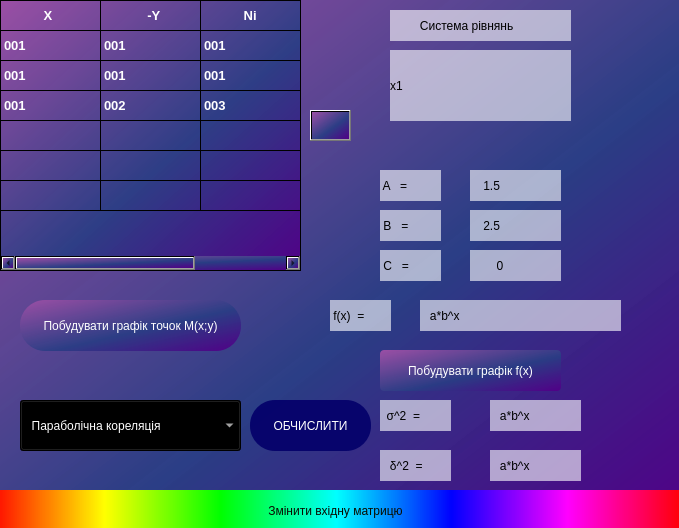
<?xml version="1.0" encoding="UTF-8"?>
<ui version="4.0">
 <class>Dialog</class>
 <widget class="QDialog" name="Dialog">
  <property name="geometry">
   <rect>
    <x>0</x>
    <y>0</y>
    <width>679</width>
    <height>528</height>
   </rect>
  </property>
  <property name="windowTitle">
   <string>Dialog</string>
  </property>
  <property name="styleSheet">
   <string notr="true">background-color: qlineargradient(spread:pad, x1:1, y1:1, x2:0, y2:0, stop:0 rgba(81, 0, 135, 255), stop:0.427447 rgba(41, 61, 132, 235), stop:1 rgba(155, 79, 165, 255));</string>
  </property>
  <widget class="QTableWidget" name="Table">
   <property name="geometry">
    <rect>
     <x>0</x>
     <y>0</y>
     <width>301</width>
     <height>271</height>
    </rect>
   </property>
   <property name="font">
    <font>
     <pointsize>10</pointsize>
     <bold>true</bold>
    </font>
   </property>
   <property name="layoutDirection">
    <enum>Qt::LeftToRight</enum>
   </property>
   <property name="autoFillBackground">
    <bool>false</bool>
   </property>
   <property name="styleSheet">
    <string notr="true">background-color: qlineargradient(spread:pad, x1:1, y1:1, x2:0, y2:0, stop:0 rgba(81, 0, 135, 255), stop:0.427447 rgba(41, 61, 132, 235), stop:1 rgba(155, 79, 165, 255));
color:rgb(255, 255, 255)

</string>
   </property>
   <attribute name="horizontalHeaderVisible">
    <bool>false</bool>
   </attribute>
   <attribute name="horizontalHeaderCascadingSectionResizes">
    <bool>false</bool>
   </attribute>
   <attribute name="verticalHeaderVisible">
    <bool>false</bool>
   </attribute>
   <row>
    <property name="text">
     <string>1</string>
    </property>
   </row>
   <row>
    <property name="text">
     <string>3</string>
    </property>
   </row>
   <row>
    <property name="text">
     <string>2</string>
    </property>
   </row>
   <row>
    <property name="text">
     <string>2</string>
    </property>
   </row>
   <row>
    <property name="text">
     <string>3</string>
    </property>
   </row>
   <row>
    <property name="text">
     <string>4</string>
    </property>
   </row>
   <row>
    <property name="text">
     <string>5</string>
    </property>
   </row>
   <column>
    <property name="text">
     <string>X</string>
    </property>
    <property name="font">
     <font>
      <pointsize>10</pointsize>
      <bold>true</bold>
     </font>
    </property>
    <property name="background">
     <color>
      <red>90</red>
      <green>255</green>
      <blue>178</blue>
     </color>
    </property>
   </column>
   <column>
    <property name="text">
     <string>-Y</string>
    </property>
    <property name="font">
     <font>
      <pointsize>10</pointsize>
      <bold>true</bold>
     </font>
    </property>
    <property name="background">
     <color>
      <red>208</red>
      <green>208</green>
      <blue>208</blue>
     </color>
    </property>
   </column>
   <column>
    <property name="text">
     <string>Ni</string>
    </property>
    <property name="font">
     <font>
      <pointsize>10</pointsize>
      <bold>true</bold>
     </font>
    </property>
    <property name="background">
     <color>
      <red>208</red>
      <green>208</green>
      <blue>208</blue>
     </color>
    </property>
   </column>
   <item row="0" column="0">
    <property name="text">
     <string>           X</string>
    </property>
    <property name="font">
     <font>
      <pointsize>10</pointsize>
      <bold>true</bold>
     </font>
    </property>
    <property name="background">
     <brush brushstyle="NoBrush">
      <color alpha="255">
       <red>255</red>
       <green>255</green>
       <blue>255</blue>
      </color>
     </brush>
    </property>
    <property name="foreground">
     <brush brushstyle="NoBrush">
      <color alpha="255">
       <red>255</red>
       <green>255</green>
       <blue>255</blue>
      </color>
     </brush>
    </property>
   </item>
   <item row="0" column="1">
    <property name="text">
     <string>            -Y</string>
    </property>
   </item>
   <item row="0" column="2">
    <property name="text">
     <string>           Ni</string>
    </property>
   </item>
   <item row="1" column="0">
    <property name="text">
     <string>001</string>
    </property>
   </item>
   <item row="1" column="1">
    <property name="text">
     <string>001</string>
    </property>
   </item>
   <item row="1" column="2">
    <property name="text">
     <string>001</string>
    </property>
   </item>
   <item row="2" column="0">
    <property name="text">
     <string>001</string>
    </property>
   </item>
   <item row="2" column="1">
    <property name="text">
     <string>001</string>
    </property>
   </item>
   <item row="2" column="2">
    <property name="text">
     <string>001</string>
    </property>
   </item>
   <item row="3" column="0">
    <property name="text">
     <string>001</string>
    </property>
    <property name="font">
     <font>
      <pointsize>10</pointsize>
      <bold>true</bold>
     </font>
    </property>
   </item>
   <item row="3" column="1">
    <property name="text">
     <string>002</string>
    </property>
    <property name="font">
     <font>
      <pointsize>10</pointsize>
      <bold>true</bold>
     </font>
    </property>
   </item>
   <item row="3" column="2">
    <property name="text">
     <string>003</string>
    </property>
    <property name="font">
     <font>
      <pointsize>10</pointsize>
      <bold>true</bold>
     </font>
    </property>
   </item>
  </widget>
  <widget class="QLabel" name="equation_label">
   <property name="geometry">
    <rect>
     <x>390</x>
     <y>10</y>
     <width>181</width>
     <height>31</height>
    </rect>
   </property>
   <property name="styleSheet">
    <string notr="true">background-color: rgba(255, 255, 255,155);
font: 700 10pt &quot;Script MT Bold&quot;;


</string>
   </property>
   <property name="text">
    <string>         Система рівнянь </string>
   </property>
  </widget>
  <widget class="QLabel" name="equations">
   <property name="geometry">
    <rect>
     <x>390</x>
     <y>50</y>
     <width>181</width>
     <height>71</height>
    </rect>
   </property>
   <property name="styleSheet">
    <string notr="true">background-color: rgba(255, 255, 255,155);
font: 10pt &quot;Segoe UI&quot;;



</string>
   </property>
   <property name="text">
    <string>x1 </string>
   </property>
  </widget>
  <widget class="QLabel" name="A_">
   <property name="geometry">
    <rect>
     <x>380</x>
     <y>170</y>
     <width>61</width>
     <height>31</height>
    </rect>
   </property>
   <property name="styleSheet">
    <string notr="true">background-color: rgba(255, 255, 255,155);
font: 700 11pt &quot;Segoe UI&quot;;




</string>
   </property>
   <property name="text">
    <string> A   =</string>
   </property>
  </widget>
  <widget class="QLabel" name="A_value">
   <property name="geometry">
    <rect>
     <x>470</x>
     <y>170</y>
     <width>91</width>
     <height>31</height>
    </rect>
   </property>
   <property name="styleSheet">
    <string notr="true">background-color: rgba(255, 255, 255,155);
font: 700 11pt &quot;Segoe UI&quot;;



</string>
   </property>
   <property name="text">
    <string>    1.5</string>
   </property>
  </widget>
  <widget class="QLabel" name="B_value">
   <property name="geometry">
    <rect>
     <x>470</x>
     <y>210</y>
     <width>91</width>
     <height>31</height>
    </rect>
   </property>
   <property name="styleSheet">
    <string notr="true">background-color: rgba(255, 255, 255,155);
font: 700 11pt &quot;Segoe UI&quot;;



</string>
   </property>
   <property name="text">
    <string>    2.5</string>
   </property>
  </widget>
  <widget class="QLabel" name="B_">
   <property name="geometry">
    <rect>
     <x>380</x>
     <y>210</y>
     <width>61</width>
     <height>31</height>
    </rect>
   </property>
   <property name="styleSheet">
    <string notr="true">background-color: rgba(255, 255, 255,155);
font: 700 11pt &quot;Segoe UI&quot;;




</string>
   </property>
   <property name="text">
    <string> B   =</string>
   </property>
  </widget>
  <widget class="QLabel" name="fx">
   <property name="geometry">
    <rect>
     <x>330</x>
     <y>300</y>
     <width>61</width>
     <height>31</height>
    </rect>
   </property>
   <property name="styleSheet">
    <string notr="true">background-color: rgba(255, 255, 255,155);
font: 700 11pt &quot;Segoe UI&quot;;




</string>
   </property>
   <property name="text">
    <string> f(x)  =</string>
   </property>
  </widget>
  <widget class="QLabel" name="fx_value">
   <property name="geometry">
    <rect>
     <x>420</x>
     <y>300</y>
     <width>201</width>
     <height>31</height>
    </rect>
   </property>
   <property name="styleSheet">
    <string notr="true">background-color: rgba(255, 255, 255,155);
font: 700 11pt &quot;Segoe UI&quot;;



</string>
   </property>
   <property name="text">
    <string>   a*b^x</string>
   </property>
  </widget>
  <widget class="QLabel" name="sigma">
   <property name="geometry">
    <rect>
     <x>380</x>
     <y>400</y>
     <width>71</width>
     <height>31</height>
    </rect>
   </property>
   <property name="styleSheet">
    <string notr="true">background-color: rgba(255, 255, 255,155);
font: 700 11pt &quot;Segoe UI&quot;;




</string>
   </property>
   <property name="text">
    <string>  σ^2  =</string>
   </property>
  </widget>
  <widget class="QLabel" name="delta">
   <property name="geometry">
    <rect>
     <x>380</x>
     <y>450</y>
     <width>71</width>
     <height>31</height>
    </rect>
   </property>
   <property name="styleSheet">
    <string notr="true">background-color: rgba(255, 255, 255,155);
font: 700 11pt &quot;Segoe UI&quot;;




</string>
   </property>
   <property name="text">
    <string>   δ^2  =</string>
   </property>
  </widget>
  <widget class="QLabel" name="sigma_value">
   <property name="geometry">
    <rect>
     <x>490</x>
     <y>400</y>
     <width>91</width>
     <height>31</height>
    </rect>
   </property>
   <property name="styleSheet">
    <string notr="true">background-color: rgba(255, 255, 255,155);
font: 700 11pt &quot;Segoe UI&quot;;



</string>
   </property>
   <property name="text">
    <string>   a*b^x</string>
   </property>
  </widget>
  <widget class="QLabel" name="delta_value">
   <property name="geometry">
    <rect>
     <x>490</x>
     <y>450</y>
     <width>91</width>
     <height>31</height>
    </rect>
   </property>
   <property name="styleSheet">
    <string notr="true">background-color: rgba(255, 255, 255,155);
font: 700 11pt &quot;Segoe UI&quot;;



</string>
   </property>
   <property name="text">
    <string>   a*b^x</string>
   </property>
  </widget>
  <widget class="QPushButton" name="Graphic1">
   <property name="geometry">
    <rect>
     <x>20</x>
     <y>300</y>
     <width>221</width>
     <height>51</height>
    </rect>
   </property>
   <property name="styleSheet">
    <string notr="true">border-color: rgb(255, 255, 255);
border-radius: 25px;
font: 700 8pt &quot;Georgia&quot;;
color: rgb(255, 255, 255);</string>
   </property>
   <property name="text">
    <string>Побудувати графік точок M(x;y)</string>
   </property>
  </widget>
  <widget class="QPushButton" name="Graphic2">
   <property name="geometry">
    <rect>
     <x>380</x>
     <y>350</y>
     <width>181</width>
     <height>41</height>
    </rect>
   </property>
   <property name="styleSheet">
    <string notr="true">border-radius: 4px;
font: 700 8pt &quot;Georgia&quot;;
color: rgb(255, 255, 255);</string>
   </property>
   <property name="text">
    <string>Побудувати графік f(x)</string>
   </property>
  </widget>
  <widget class="QComboBox" name="comboBox">
   <property name="geometry">
    <rect>
     <x>20</x>
     <y>400</y>
     <width>221</width>
     <height>51</height>
    </rect>
   </property>
   <property name="styleSheet">
    <string notr="true">color: rgb(255, 255, 255);
font: 700 italic 10pt &quot;Segoe UI&quot;;</string>
   </property>
   <item>
    <property name="text">
     <string>  Параболічна кореляція</string>
    </property>
   </item>
   <item>
    <property name="text">
     <string>  Гіперболічна кореляція</string>
    </property>
   </item>
   <item>
    <property name="text">
     <string>  Показникова кореляція</string>
    </property>
   </item>
   <item>
    <property name="text">
     <string>  Коренева кореляція</string>
    </property>
   </item>
  </widget>
  <widget class="QLabel" name="B_value_2">
   <property name="geometry">
    <rect>
     <x>470</x>
     <y>250</y>
     <width>91</width>
     <height>31</height>
    </rect>
   </property>
   <property name="styleSheet">
    <string notr="true">background-color: rgba(255, 255, 255,155);
font: 700 11pt &quot;Segoe UI&quot;;



</string>
   </property>
   <property name="text">
    <string>        0</string>
   </property>
  </widget>
  <widget class="QLabel" name="B_1">
   <property name="geometry">
    <rect>
     <x>380</x>
     <y>250</y>
     <width>61</width>
     <height>31</height>
    </rect>
   </property>
   <property name="styleSheet">
    <string notr="true">background-color: rgba(255, 255, 255,155);
font: 700 11pt &quot;Segoe UI&quot;;




</string>
   </property>
   <property name="text">
    <string> C   =</string>
   </property>
  </widget>
  <widget class="QPushButton" name="pushButton">
   <property name="geometry">
    <rect>
     <x>250</x>
     <y>400</y>
     <width>121</width>
     <height>51</height>
    </rect>
   </property>
   <property name="styleSheet">
    <string notr="true">/*background-color: rgba(255, 255, 255,200);*/
border: 5px;
border-color: rgb(255, 255, 255);
border-color: rgb(255, 255, 255);

border-radius: 25px;
font: 700 8pt &quot;Georgia&quot;;
color: rgb(255, 255, 255);
background-color:qlineargradient(spread:pad, x1:0.682, y1:0.284, x2:1, y2:0.0454545, stop:0.613636 rgba(4, 1, 106, 240))</string>
   </property>
   <property name="text">
    <string>ОБЧИСЛИТИ</string>
   </property>
  </widget>
  <widget class="QPushButton" name="Graphic2_2">
   <property name="geometry">
    <rect>
     <x>-10</x>
     <y>490</y>
     <width>691</width>
     <height>41</height>
    </rect>
   </property>
   <property name="styleSheet">
    <string notr="true">/*border-radius: 20px;*/
font: 700 10pt &quot;Script MT Bold&quot;;
background-color: qlineargradient(spread:pad, x1:0, y1:0, x2:1, y2:0, stop:0 rgba(255, 0, 0, 255), stop:0.166 rgba(255, 255, 0, 255), stop:0.333 rgba(0, 255, 0, 255), stop:0.5 rgba(0, 255, 255, 255), stop:0.666 rgba(0, 0, 255, 255), stop:0.833 rgba(255, 0, 255, 255), stop:1 rgba(255, 0, 0, 255));
color: rgb(9, 13, 1);
border:none</string>
   </property>
   <property name="text">
    <string>Змінити вхідну матрицю</string>
   </property>
  </widget>
  <widget class="QPushButton" name="pushButton_2">
   <property name="geometry">
    <rect>
     <x>310</x>
     <y>110</y>
     <width>41</width>
     <height>31</height>
    </rect>
   </property>
   <property name="text">
    <string/>
   </property>
   <property name="icon">
    <iconset resource="icons.qrc">
     <normaloff>:/icon/images/icons8-restart.svg</normaloff>:/icon/images/icons8-restart.svg</iconset>
   </property>
  </widget>
 </widget>
 <resources>
  <include location="icons.qrc"/>
 </resources>
 <connections/>
</ui>
